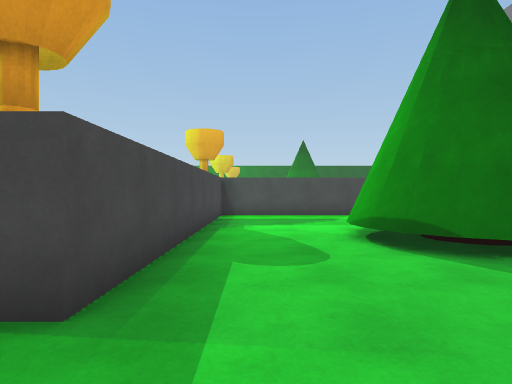
[1] (above)

24 first-person views from a walk through a scene from a Unity 3-D project. The camera is 1.2 m above the floor, looks level and sees 75° across. The floor is counted in squares, 1.8 m on a side. Each view is taken from the middle of a square. On the plan, view 1 faces up. The plan holds only what a view shows up to about 10 squares ahead; the rest is blank. The place goes on beyond the plan. The player character is not drawn.

[2]
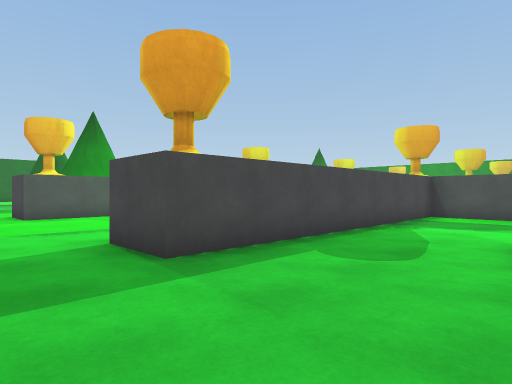

[3]
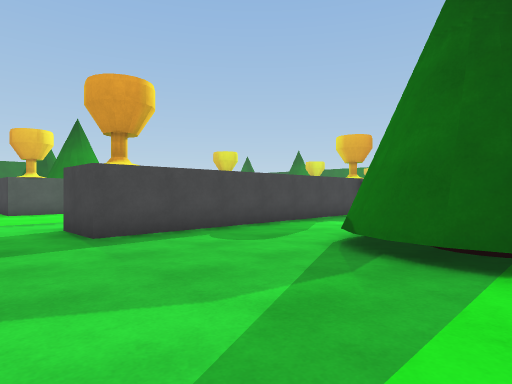

[4]
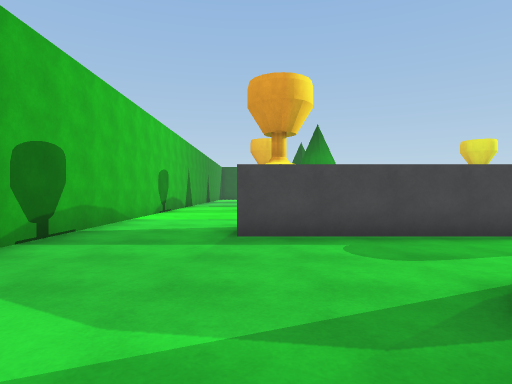

[5]
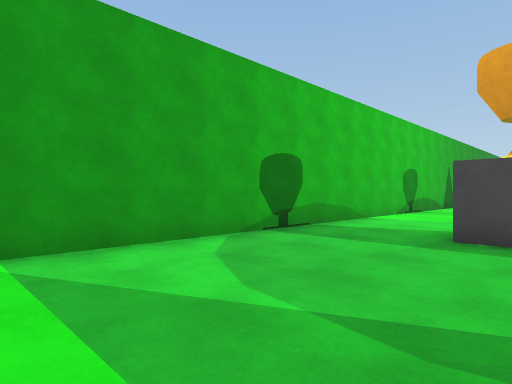

[6]
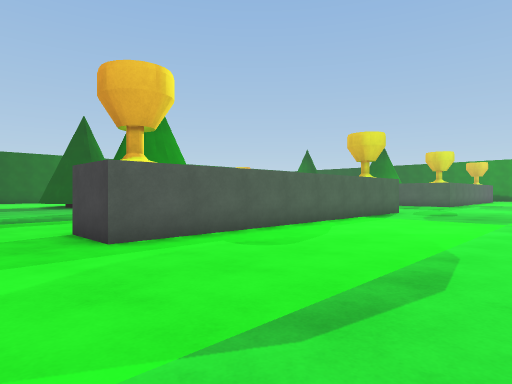

[7]
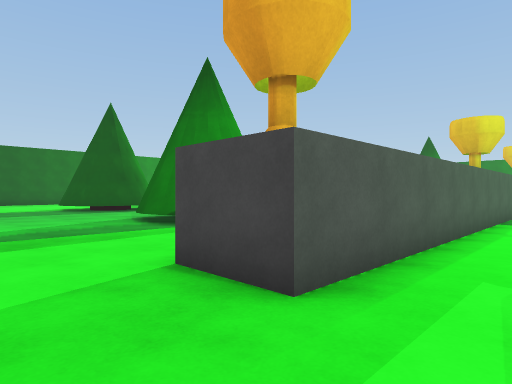

[8]
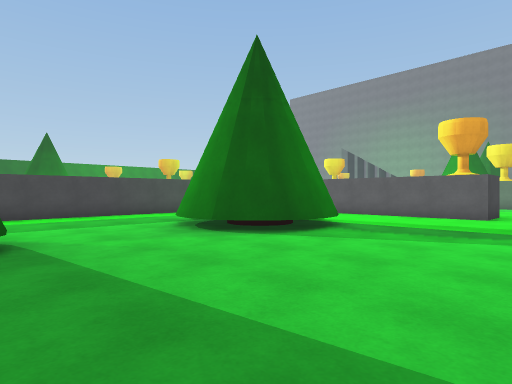

[9]
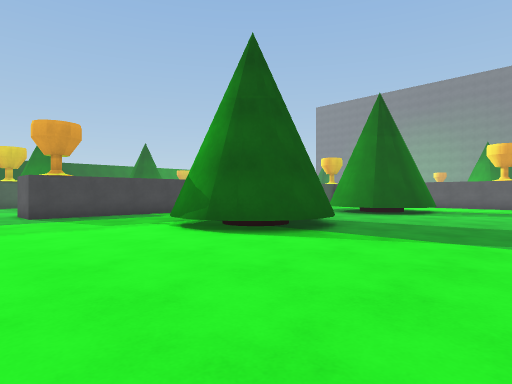

[10]
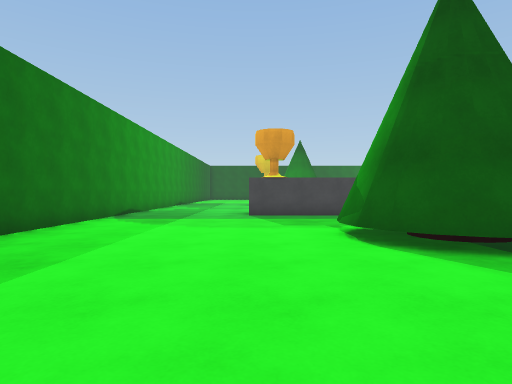

[11]
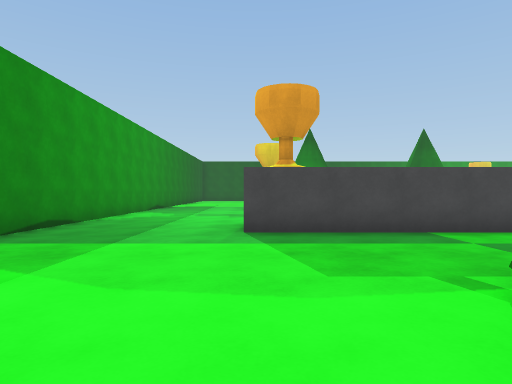

[12]
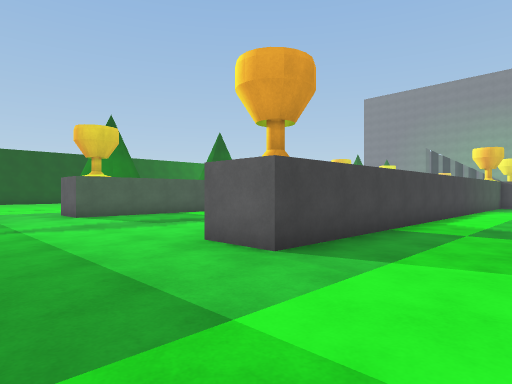

[13]
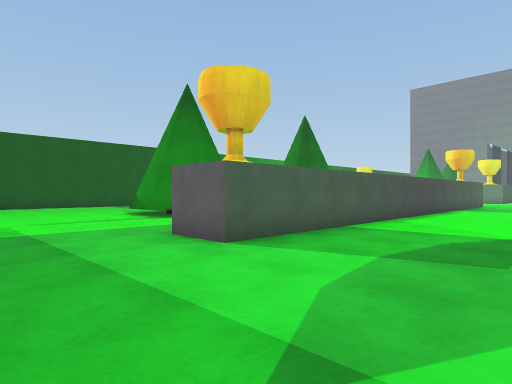

[14]
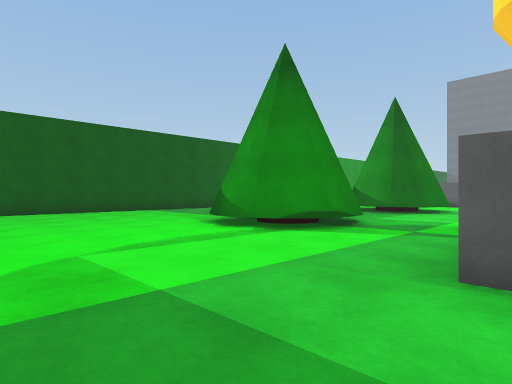

[15]
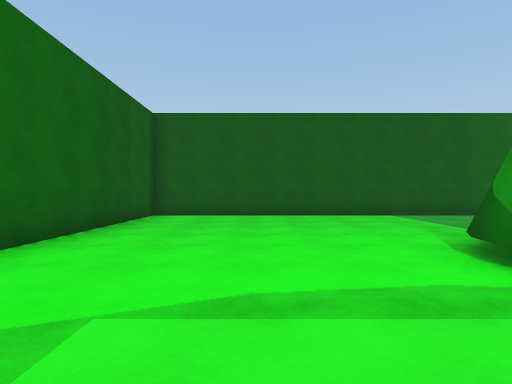

[16]
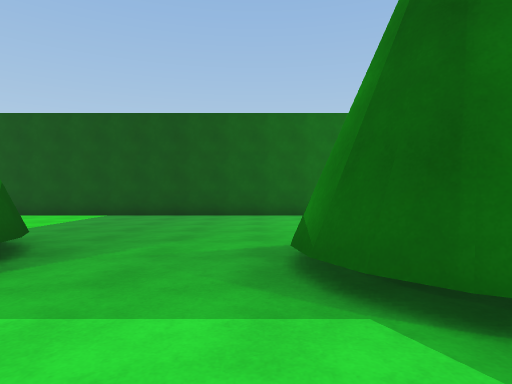

[17]
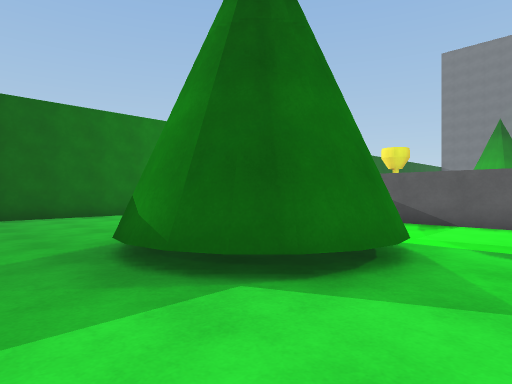

[18]
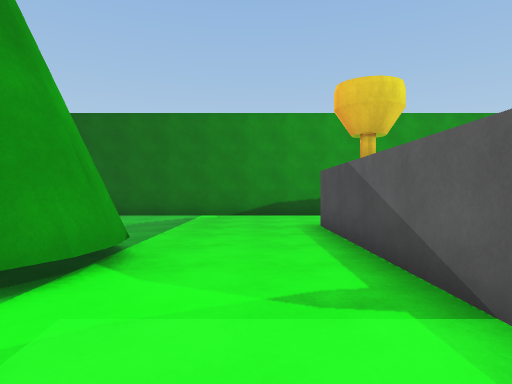

[19]
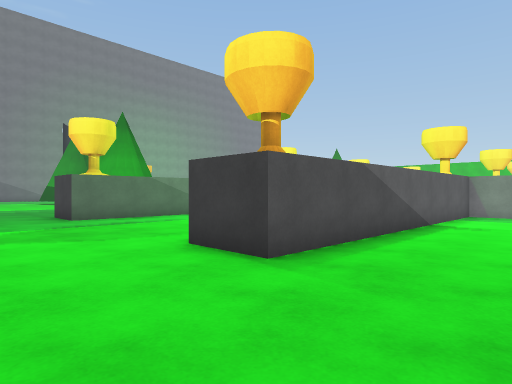

[20]
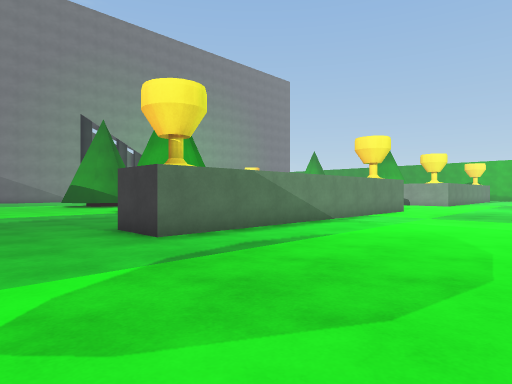

[21]
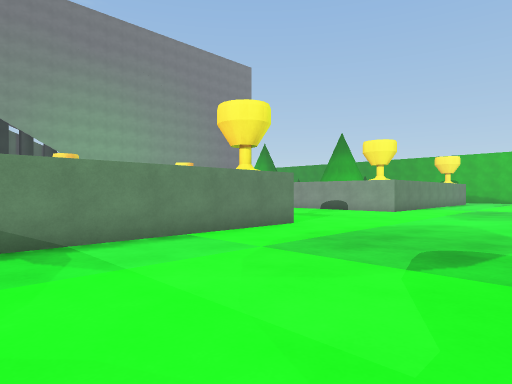

[22]
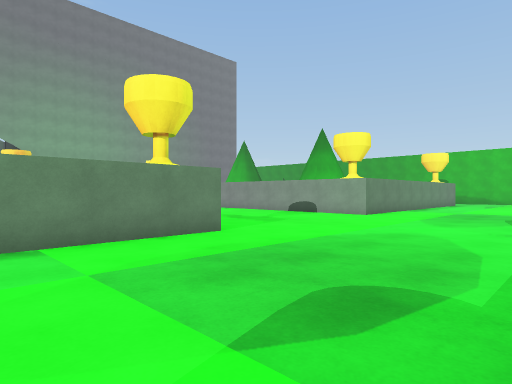

[23]
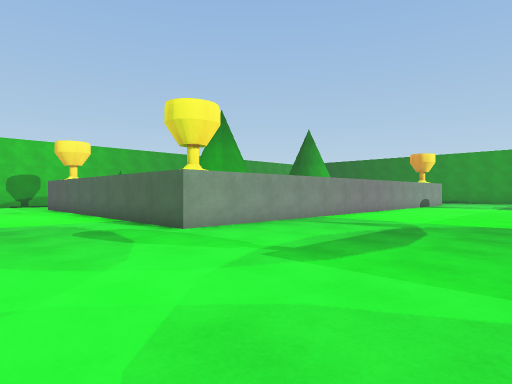

[24]
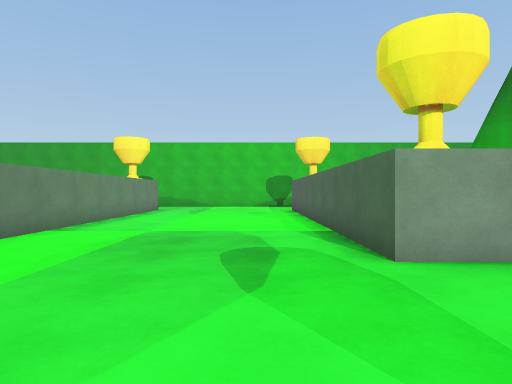

### Floor plan
Points are (right, up) in squares from view 1. A wall is a line through its corners. A room is listed if a view was taken in it or the views show most of it. See-through windows are left out.
Room 1 (views 1, 2, 3, 4, 5)
walls: (1.6, 4.4) (1.5, 5) (1.6, 5.4); (2.1, 3.6) (1.7, 4) (1.5, 4.4); (2.2, 3.7) (2, 4) (1.7, 4.5); (2.7, 3.5) (2.1, 3.8); (3.1, 9.5) (-1, 9.5) (-1, 1.7) (-1.5, 1.7); (-2.4, -1.1) (3.5, -1.1)
low walls: (2.6, 3.4) (2.1, 3.6)
ways out: opening at (-1.5, 0.5) to room 2
Room 2 (views 6, 7, 8, 9, 10, 11, 12, 13, 14, 15, 16, 17, 18, 19, 20, 21, 22, 23, 24)
walls: (-14.2, 16.4) (-22.2, 16.4) (-22.2, 17.8); (-9.8, 17.7) (-8.7, 17.7) (-8.7, 24.6); (-13, 10.8) (-8.4, 10.8); (-13.5, 20.4) (-14.1, 20.8) (-14.5, 21.5) (-14.6, 22.1) (-14.5, 22.5); (-12.4, 20.6) (-12.9, 20.5) (-13.4, 20.6) (-13.8, 20.8); (-13.2, 9.5) (-22.2, 9.5) (-22.2, 10.9); (-13.9, 20.5) (-14.4, 21); (-13.7, 20.6) (-14.1, 21.1); (-11.4, 21.5) (-11.7, 21); (-7.3, 9.6) (-7.3, 2.4); (-14.4, 21.9) (-14.3, 22.5); (-11.6, 22.5) (-11.5, 22.1) (-11.6, 21.4); (-18.6, 20.6) (-19.1, 20.5) (-19.6, 20.6) (-19.9, 20.7); (-19.5, 20.4) (-20.2, 20.7) (-20.6, 21.5); (-19.8, 20.6) (-20.4, 21.3) (-20.5, 21.9) (-20.4, 22.5) (-20.2, 22.9); (-20, 20.5) (-20.5, 21); (-17.8, 22.9) (-17.5, 22.3); (-2.5, 17.5) (-2.5, 24.6); (-14.2, 4.2) (-14.4, 4.5) (-14.5, 4.9) (-14.3, 5.8) (-14.2, 6); (-11.8, 3.8) (-12.4, 3.5); (-13.6, 3.8) (-14.2, 4.4) (-14.3, 5.1); (-12.8, 3.7) (-13.4, 3.8) (-13.9, 4) (-14.2, 4.7); (-12.3, 3.6) (-12.9, 3.5) (-13.6, 3.6) (-13.9, 3.8); (-13.6, 3.6) (-14.4, 4.3); (-18.1, 3.9) (-18.5, 3.7); (-18, 3.8) (-18.3, 3.6) (-19.2, 3.5); (-8.7, 2.4) (-8.7, 4.9); (-19, 3.7) (-19.8, 3.8) (-20.2, 4.2); (-19.4, 3.8) (-20, 4.1) (-20.5, 4.9) (-20.3, 5.6); (-19.3, 3.5) (-20.2, 3.9) (-20.5, 4.5) (-20.6, 5.2) (-20.5, 5.4) (-20.2, 6); (-25.9, 14) (-25.9, 5); (-8.1, 28.4) (-25.9, 28.4) (-25.9, 22.8); (-2.5, 4) (-2.5, 9.4); (-1.6, 25.6) (-1.1, 25.6); (-6.1, -1.1) (-2.4, -1.1)
low walls: (-20.7, 22.4) (-20.4, 23); (-20.6, 5.7) (-20.4, 6.1); (-19.2, 3.5) (-19.4, 3.5); (-19.9, 3.7) (-20.4, 4.2)
ways out: opening at (-1.5, 0.5) to room 1
objects: other object (-8, 2); other object (-8, 10); other object (-8, 17); other object (-8, 25); other object (-2, 2); other object (-2, 10); other object (-2, 17); other object (-2, 25)

Positions as (right, up) in squares from view 1, and headings:
1: (0, 0), facing up
2: (2, 0), facing up-left
3: (4, 0), facing up-left
4: (4, 2), facing left
5: (4, 3), facing down-left
6: (-3, 0), facing up-left
7: (-6, 0), facing up-left
8: (-18, 0), facing up-right
9: (-24, 0), facing up-right
10: (-22, 0), facing up
11: (-22, 4), facing up
12: (-25, 7), facing up-right
13: (-25, 13), facing up-right
14: (-25, 17), facing up-right
15: (-23, 19), facing up
16: (-15, 19), facing up
17: (-16, 19), facing up-right
18: (-10, 19), facing up
19: (-11, 28), facing down-right
20: (-7, 28), facing down-right
21: (-7, 22), facing down-right
22: (-7, 20), facing down-right
23: (-4, 16), facing down-left
24: (-6, 14), facing down
